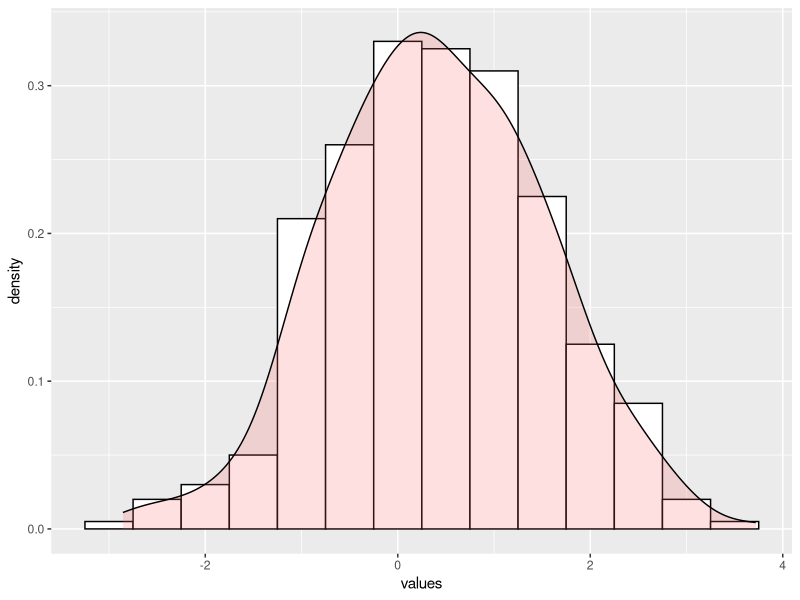

R code for this plot:
## ---- chunk 1
options(htmltools.dir.version = FALSE)
## ---- chunk 2

set.seed(1234)
df <- data.frame(cond = factor( rep(c("A","B"), each=200) ), 
                   values = c(rnorm(200),rnorm(200, mean=.8)))

library(ggplot2)

ggplot(df, aes(x=values)) + 
    geom_histogram(aes(y=..density..),      # Histogram with density instead of count on y-axis
                   binwidth=.5,
                   colour="black", fill="white") +
    geom_density(alpha=.2, fill="#FF6666")

